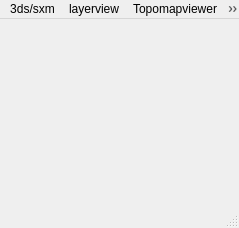
<?xml version="1.0" encoding="UTF-8"?>
<ui version="4.0">
 <class>MainWindow</class>
 <widget class="QMainWindow" name="MainWindow">
  <property name="geometry">
   <rect>
    <x>0</x>
    <y>0</y>
    <width>239</width>
    <height>228</height>
   </rect>
  </property>
  <property name="windowTitle">
   <string>MainWindow</string>
  </property>
  <widget class="QWidget" name="centralwidget"/>
  <widget class="QMenuBar" name="menubar">
   <property name="geometry">
    <rect>
     <x>0</x>
     <y>0</y>
     <width>239</width>
     <height>20</height>
    </rect>
   </property>
   <widget class="QMenu" name="menu_3ds_sxm">
    <property name="font">
     <font>
      <family>苹方 粗体</family>
      <pointsize>20</pointsize>
     </font>
    </property>
    <property name="title">
     <string>3ds/sxm</string>
    </property>
   </widget>
   <widget class="QMenu" name="menulayerview">
    <property name="font">
     <font>
      <family>苹方 粗体</family>
      <pointsize>20</pointsize>
     </font>
    </property>
    <property name="title">
     <string>layerview</string>
    </property>
   </widget>
   <widget class="QMenu" name="menuTopomapviewer">
    <property name="title">
     <string>Topomapviewer</string>
    </property>
    <addaction name="actionlinecut_For_3DS"/>
    <addaction name="actionTopomapView"/>
   </widget>
   <widget class="QMenu" name="menudidvspec">
    <property name="title">
     <string>didvspec</string>
    </property>
   </widget>
   <addaction name="menu_3ds_sxm"/>
   <addaction name="menulayerview"/>
   <addaction name="menuTopomapviewer"/>
   <addaction name="menudidvspec"/>
  </widget>
  <widget class="QStatusBar" name="statusbar"/>
  <action name="actionlinecut_For_3DS">
   <property name="text">
    <string>linecut_For_3DS</string>
   </property>
  </action>
  <action name="actionTopomapView">
   <property name="text">
    <string>TopomapView</string>
   </property>
  </action>
 </widget>
 <resources/>
 <connections/>
</ui>
